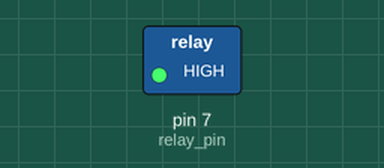
Recording of a sketch running on a simulated Arduino Uno, built with avr-gcc and run on an emulated ATmega328P. On the bench: switched loads named in the sketch (green lamp = pin HIGH).

Above: at 5.0 s.
At 15.0 s:
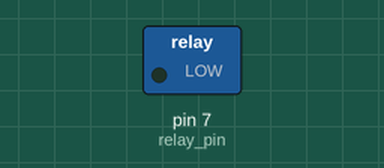
Timing chart, 0 to 26.0 s (numbered marks = the images above):
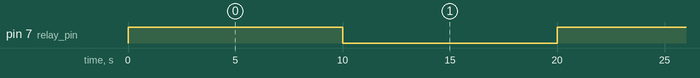

The sketch:

Relay.ino
```cpp
int relay_pin = 7;
void setup() {
  pinMode(relay_pin, OUTPUT);
}
void loop() {
  digitalWrite(relay_pin, HIGH);
  delay(10000);
  digitalWrite(relay_pin, LOW);
  delay(10000);
}
```

Measured:
- by itself, pin 7 (relay_pin): alternates HIGH for 10.0 s and LOW for 10.0 s
